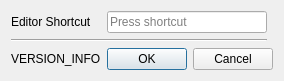
<?xml version="1.0" encoding="UTF-8"?>
<ui version="4.0">
 <class>Settings</class>
 <widget class="QDialog" name="Settings">
  <property name="windowModality">
   <enum>Qt::WindowModal</enum>
  </property>
  <property name="geometry">
   <rect>
    <x>0</x>
    <y>0</y>
    <width>455</width>
    <height>99</height>
   </rect>
  </property>
  <property name="sizePolicy">
   <sizepolicy hsizetype="Fixed" vsizetype="Fixed">
    <horstretch>0</horstretch>
    <verstretch>0</verstretch>
   </sizepolicy>
  </property>
  <property name="windowTitle">
   <string>Anki Tooltips Config</string>
  </property>
  <property name="modal">
   <bool>true</bool>
  </property>
  <layout class="QGridLayout" name="gridLayout">
   <property name="sizeConstraint">
    <enum>QLayout::SetFixedSize</enum>
   </property>
   <item row="0" column="0">
    <widget class="QLabel" name="tippyLabel">
     <property name="toolTip">
      <string>&lt;html&gt;&lt;head/&gt;&lt;body&gt;&lt;p&gt;&lt;br/&gt;&lt;/p&gt;&lt;/body&gt;&lt;/html&gt;</string>
     </property>
     <property name="text">
      <string>Editor Shortcut</string>
     </property>
    </widget>
   </item>
   <item row="2" column="1" colspan="2">
    <widget class="QDialogButtonBox" name="buttonBox">
     <property name="orientation">
      <enum>Qt::Horizontal</enum>
     </property>
     <property name="standardButtons">
      <set>QDialogButtonBox::Cancel|QDialogButtonBox::Ok</set>
     </property>
    </widget>
   </item>
   <item row="0" column="1">
    <widget class="QKeySequenceEdit" name="tippyShortcut">
     <property name="toolTip">
      <string>&lt;html&gt;&lt;head/&gt;&lt;body&gt;&lt;p&gt;(default: &amp;quot;Ctrl+T&amp;quot;)&lt;/p&gt;&lt;/body&gt;&lt;/html&gt;</string>
     </property>
    </widget>
   </item>
   <item row="1" column="0" colspan="2">
    <widget class="Line" name="line">
     <property name="orientation">
      <enum>Qt::Horizontal</enum>
     </property>
    </widget>
   </item>
   <item row="2" column="0">
    <widget class="QLabel" name="versionInfo">
     <property name="text">
      <string>VERSION_INFO</string>
     </property>
    </widget>
   </item>
  </layout>
 </widget>
 <resources/>
 <connections>
  <connection>
   <sender>buttonBox</sender>
   <signal>accepted()</signal>
   <receiver>Settings</receiver>
   <slot>accept()</slot>
   <hints>
    <hint type="sourcelabel">
     <x>248</x>
     <y>254</y>
    </hint>
    <hint type="destinationlabel">
     <x>157</x>
     <y>274</y>
    </hint>
   </hints>
  </connection>
  <connection>
   <sender>buttonBox</sender>
   <signal>rejected()</signal>
   <receiver>Settings</receiver>
   <slot>reject()</slot>
   <hints>
    <hint type="sourcelabel">
     <x>316</x>
     <y>260</y>
    </hint>
    <hint type="destinationlabel">
     <x>286</x>
     <y>274</y>
    </hint>
   </hints>
  </connection>
 </connections>
</ui>
